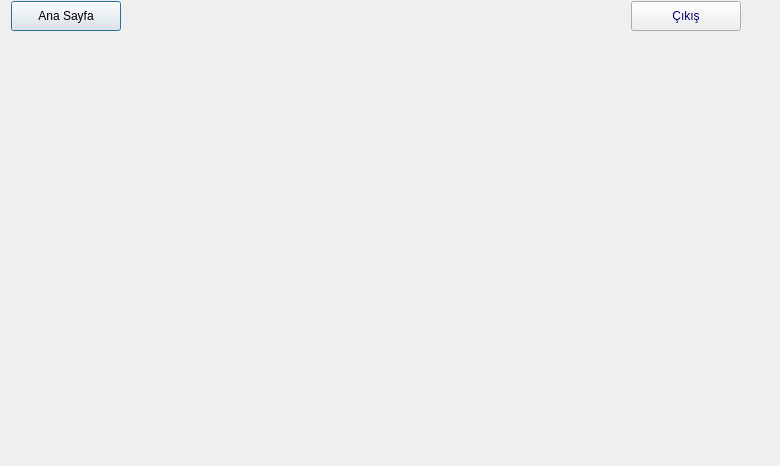
<?xml version="1.0" encoding="UTF-8"?>
<ui version="4.0">
 <class>standingwindow</class>
 <widget class="QDialog" name="standingwindow">
  <property name="geometry">
   <rect>
    <x>0</x>
    <y>0</y>
    <width>780</width>
    <height>466</height>
   </rect>
  </property>
  <property name="windowTitle">
   <string>Dialog</string>
  </property>
  <widget class="QPushButton" name="main">
   <property name="geometry">
    <rect>
     <x>11</x>
     <y>1</y>
     <width>110</width>
     <height>30</height>
    </rect>
   </property>
   <property name="styleSheet">
    <string notr="true">color:black</string>
   </property>
   <property name="text">
    <string>Ana Sayfa</string>
   </property>
   <property name="autoDefault">
    <bool>true</bool>
   </property>
   <property name="default">
    <bool>false</bool>
   </property>
   <property name="flat">
    <bool>false</bool>
   </property>
  </widget>
  <widget class="QPushButton" name="exit">
   <property name="geometry">
    <rect>
     <x>631</x>
     <y>1</y>
     <width>110</width>
     <height>30</height>
    </rect>
   </property>
   <property name="styleSheet">
    <string notr="true">color:navy</string>
   </property>
   <property name="text">
    <string>Çıkış</string>
   </property>
   <property name="autoDefault">
    <bool>true</bool>
   </property>
  </widget>
  <widget class="QCustomPlot" name="plot" native="true">
   <property name="geometry">
    <rect>
     <x>10</x>
     <y>40</y>
     <width>731</width>
     <height>381</height>
    </rect>
   </property>
  </widget>
 </widget>
 <customwidgets>
  <customwidget>
   <class>QCustomPlot</class>
   <extends>QWidget</extends>
   <header>qcustomplot.h</header>
   <container>1</container>
  </customwidget>
 </customwidgets>
 <resources/>
 <connections/>
</ui>
